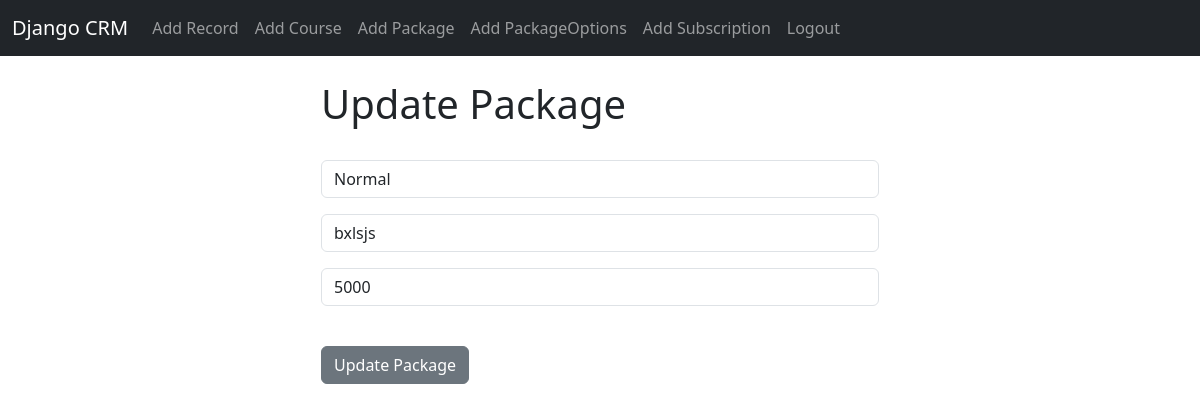
Screenshot of /update_package/1 (signed in) with the database file from the repository.
### website/models.py (models this page shows, shortened)
class Package(models.Model):
	packagename = models.CharField(max_length=45)
	packagedescription = models.CharField(max_length=250)
	packageprice = models.CharField(max_length=250)

### website/views.py (the view)
# urls.py: path('update_package/<int:pk>', views.update_package, name='update_package'),
def update_package(request, pk):
	if request.user.is_authenticated:
		current_package = Package.objects.get(id=pk)
		form = AddPackageForm(request.POST or None, instance=current_package)
		if form.is_valid():
			form.save()
			messages.success(request, "Package Has Been Updated!")
			return redirect('home')
		return render(request, 'update_package.html', {'form':form})
	else:
		messages.success(request, "You Must Be Logged In...")
		return redirect('home')

### website/forms.py
class AddPackageForm(forms.ModelForm):
	packagename = forms.CharField(required=True, widget=forms.widgets.TextInput(attrs={"placeholder":"Package Name", "class":"form-control"}), label="")
	packagedescription = forms.CharField(required=True, widget=forms.widgets.TextInput(attrs={"placeholder":"Package Description", "class":"form-control"}), label="")
	packageprice = forms.CharField(required=True, widget=forms.widgets.TextInput(attrs={"placeholder":"Package Price", "class":"form-control"}), label="")
	class Meta:
		model = Package
		exclude = ("user",)

### website/templates/update_package.html (shortened to what this page needs)
{% extends 'base.html' %}
{% block content %}
<div class="col-md-6 offset-md-3">
<h1>Update Package</h1>
<br/>
<form method="POST">
	{{ form.as_p }}
<br/>
  <button type="submit" class="btn btn-secondary">Update Package</button>
</form>
{% endblock %}

### rows the page displays
Package: packagename "Normal", packagedescription "bxlsjs", packageprice "5000"
